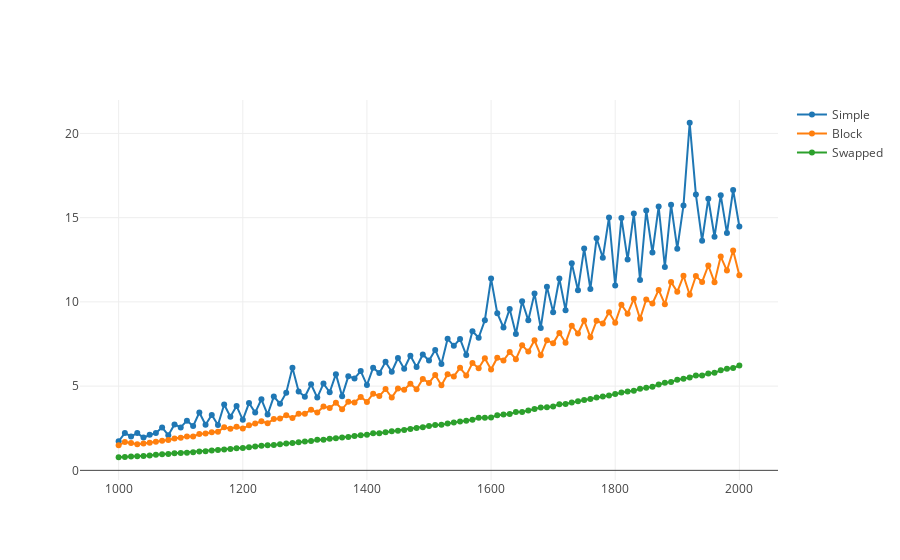

This figure's notebook cell:
### Code cell
df_by_10 = df[:1001:10]
trace0 = go.Scatter(
    x=df_by_10.index,
    y=df_by_10.Simple,
    mode = 'lines+markers',
    name='Simple'
)
trace1 = go.Scatter(
    x=df_by_10.index,
    y=df_by_10.Block,
    mode = 'lines+markers',
    name='Block'
)
trace2 = go.Scatter(
    x=df_by_10.index,
    y=df_by_10.Swapped,
    mode = 'lines+markers',
    name='Swapped'
)

fig = go.Figure(
    data=[trace0, trace1, trace2]
)

iplot(fig, show_link=False)
